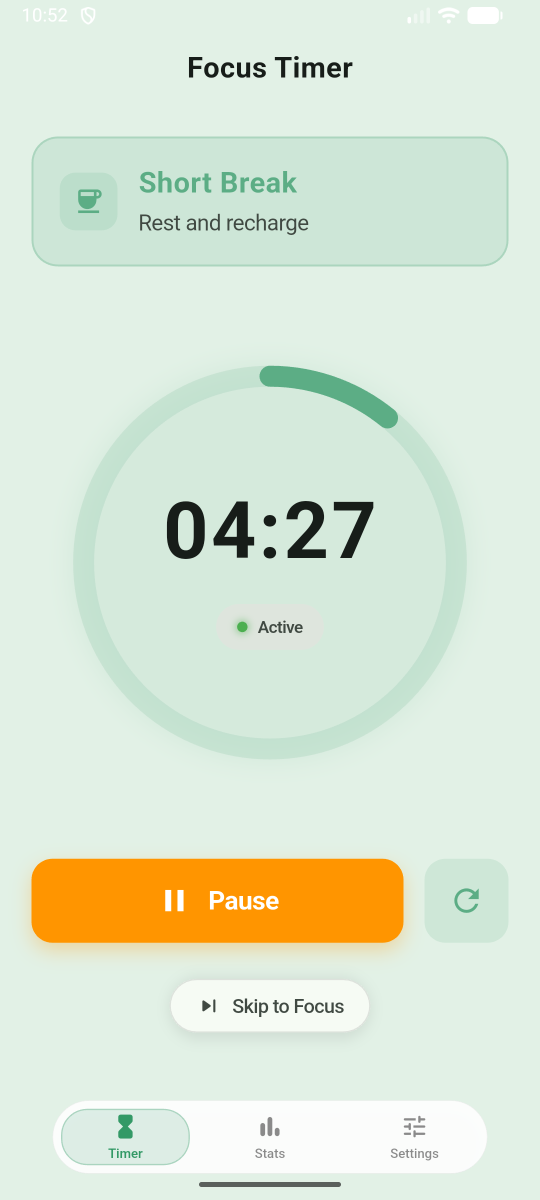
#> input picture screenshots/android-mobile/Screenshot_20260107_225215.png, 1080 x 2400 px, found by its file name (shown at 1/2 size)
$ python generate_feature_graphic.py
#> lines starting #> are read from the running program, lines starting #| are printed output that depends on the picture

import sys
from PIL import Image, ImageDraw, ImageFont

# Check if Pillow is installed
try:
    from PIL import Image
except ImportError:
    print("Pillow is not installed. Please install it using: pip install Pillow")
    sys.exit(1)

def create_feature_graphic(screenshots, output_path):
    """
    Creates a Play Store feature graphic.
    """
#> called with output_path = 'feature_graphic.png'
    # Feature graphic dimensions
    width = 1024
    height = 500

    # Create a new white image
    feature_graphic = Image.new("RGB", (width, height), "white")
#> feature_graphic: PIL image 1024x500 RGB; every value is 255

    # Load screenshots and resize them
    images = [Image.open(path) for path in screenshots]
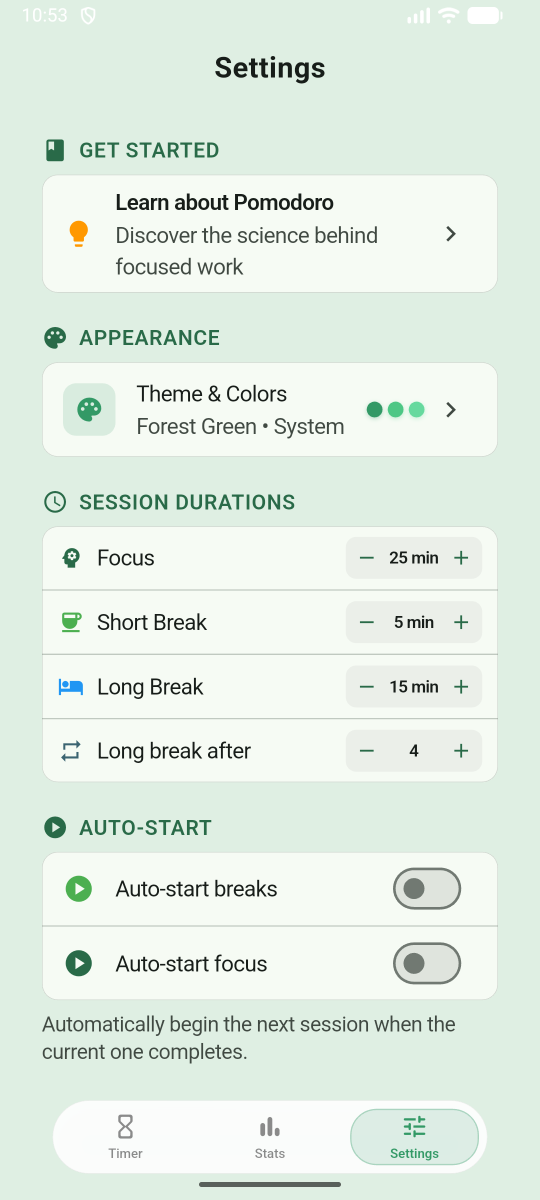
#> input picture screenshots/android-mobile/Screenshot_20260107_225355.png, 1080 x 2400 px, found by its file name (shown at 1/2 size)
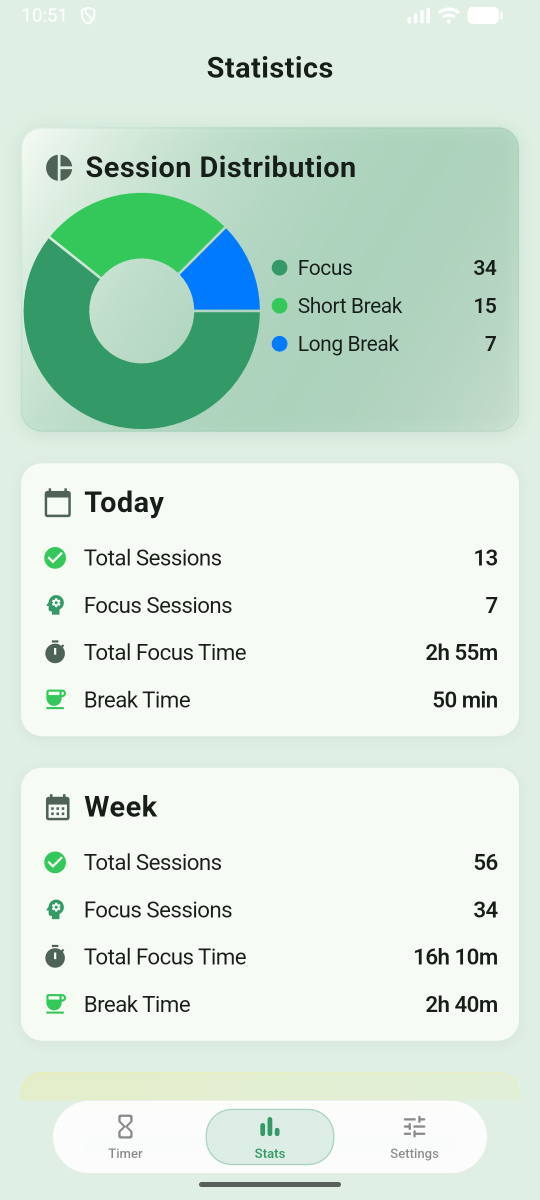
#> input picture screenshots/android-mobile/Screenshot_20260107_225112.png, 1080 x 2400 px, found by its file name (shown at 1/2 size)
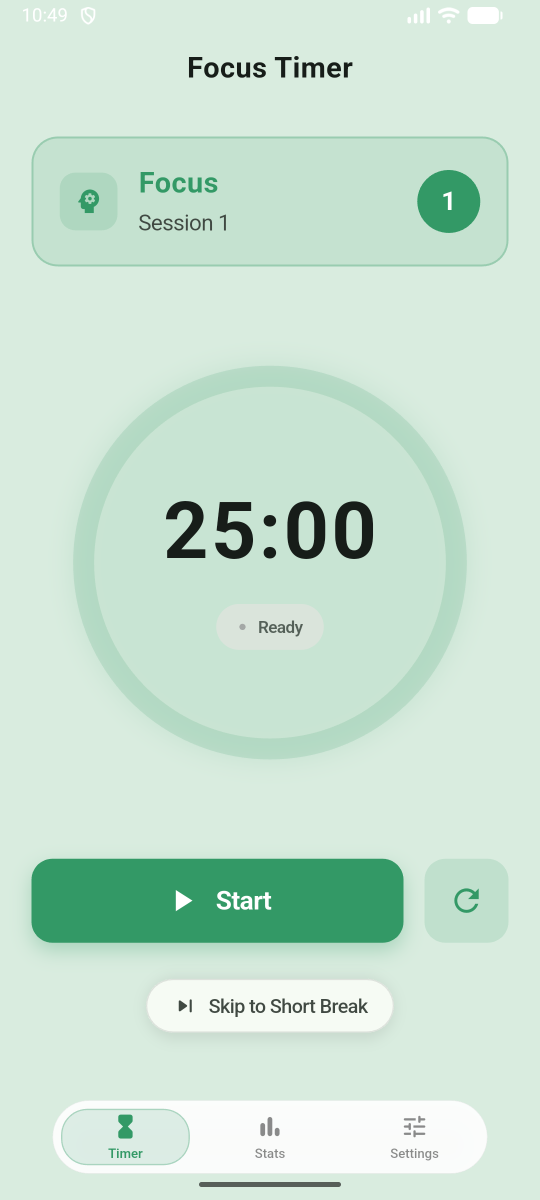
#> input picture screenshots/android-mobile/Screenshot_20260107_224937.png, 1080 x 2400 px, found by its file name (shown at 1/2 size)
#> images = 4 items

    # Simple collage: place images side-by-side
    # Resize images to fit into the graphic
    resized_images = []
    total_width = 0
    for img in images:
        # maintain aspect ratio
        aspect_ratio = img.height / img.width
        new_width = (height - 40) / aspect_ratio # 20px padding top and bottom
        new_height = height - 40
        resized_img = img.resize((int(new_width), int(new_height)), Image.Resampling.LANCZOS)
        resized_images.append(resized_img)
        total_width += resized_img.width
#> this loop made 4 passes
#> total_width on passes 1 to 4: 207, 414, 621, 828
#> pass 1, in create_feature_graphic, `resized_img = img.resize((int(new_width), int(new_height)), Image.Resa..`:
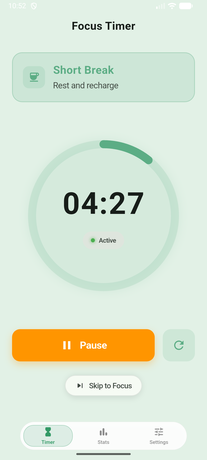
#> resized_img: PIL image 207x460 RGBA; mean R, G, B, A 219.6, 231, 212.5, 255
#> pass 3, in create_feature_graphic, `resized_img = img.resize((int(new_width), int(new_height)), Image.Resa..`:
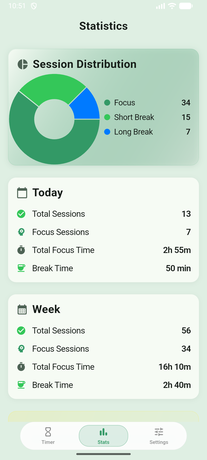
#> resized_img: PIL image 207x460 RGBA; mean R, G, B, A 211, 230.4, 217.5, 255
#> after the loop, resized_images = 4 items; total_width = 828

    # Calculate starting x-position to center the collage
    x_offset = (width - total_width) // 2
#> x_offset = 98

    # Paste images onto the feature graphic
    for img in resized_images:
        feature_graphic.paste(img, (x_offset, 20))
        x_offset += img.width
#> this loop made 4 passes
#> x_offset on passes 1 to 4: 305, 512, 719, 926
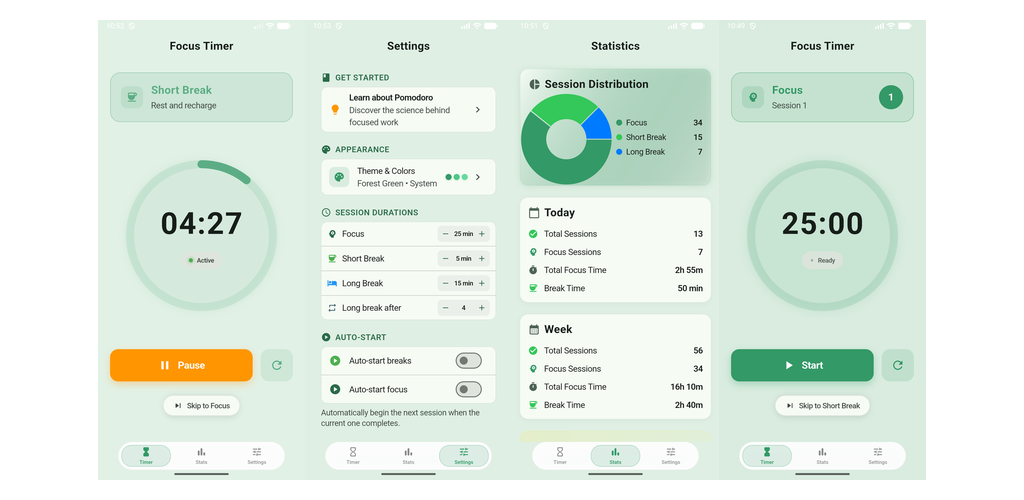
#> feature_graphic: PIL image 1024x500 RGB; mean R, G, B 224.8, 237.4, 226.8
#> after the loop, x_offset = 926

    # Add a title
    draw = ImageDraw.Draw(feature_graphic)
    try:
        # Use a built-in font if available, otherwise a default one
        font = ImageFont.truetype("flutter/pomodoro_timer/assets/fonts/Quicksand-Bold.ttf", 40)
    except IOError:
        font = ImageFont.load_default()

    title_text = "Pomodoro Timer: Focus & Productivity"
    text_width, text_height = draw.textbbox((0,0), title_text, font=font)[2:]
#> text_width = 761; text_height = 46
    text_x = (width - text_width) / 2
#> text_x = 131.5
    text_y = 10 # A bit of padding from the top

    # Add a simple background for the text
    draw.rectangle([text_x - 10, text_y - 5, text_x + text_width + 10, text_y + text_height + 5], fill="black")
    draw.text((text_x, text_y), title_text, font=font, fill="white")


    # Save the image
    feature_graphic.save(output_path)
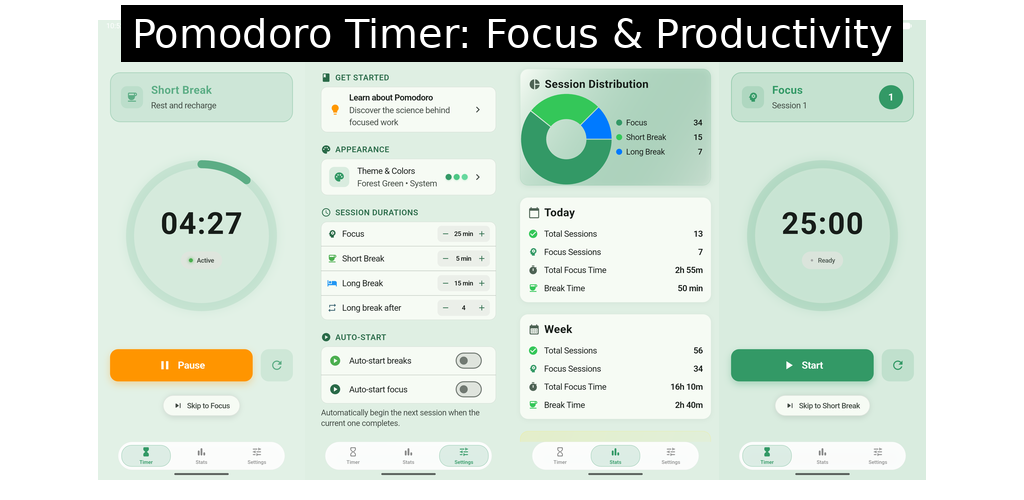
#> saved as feature_graphic.png: PIL image 1024x500 RGB; mean R, G, B 207.8, 219.4, 209.6
    print(f"Feature graphic saved to {output_path}")

if __name__ == "__main__":
    # List of screenshot files
    screenshots = [
        "/Users/avtanshgupta/Desktop/PomodoroTimer/flutter/pomodoro_timer/screenshots/android-mobile/Screenshot_20260107_225215.png",
        "/Users/avtanshgupta/Desktop/PomodoroTimer/flutter/pomodoro_timer/screenshots/android-mobile/Screenshot_20260107_225355.png",
        "/Users/avtanshgupta/Desktop/PomodoroTimer/flutter/pomodoro_timer/screenshots/android-mobile/Screenshot_20260107_225112.png",
        "/Users/avtanshgupta/Desktop/PomodoroTimer/flutter/pomodoro_timer/screenshots/android-mobile/Screenshot_20260107_224937.png"
    ]
    output_file = "feature_graphic.png"
    create_feature_graphic(screenshots, output_file)
